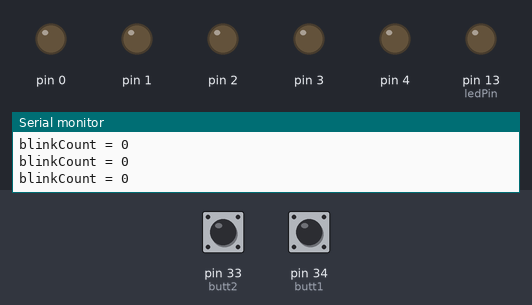
A sketch run on a simulated Teensy 3. Shown: output pins drawn as LEDs (lit = HIGH), the last lines printed to the serial monitor. Inputs (shaded band) come from the test bench; at power-on: pin 33 (butt2) LOW, pin 34 (butt1) LOW.

Above: at 1.2 s.
1.3 s: pin 33 (butt2) pulled HIGH for 0.15 s
At 1.4 s:
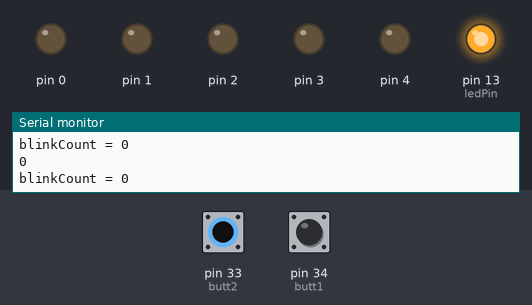
3.0 s: pin 33 (butt2) pulled HIGH for 3.2 s
At 7.5 s:
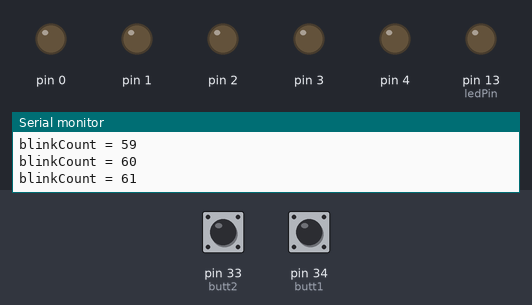
Timing chart, 0 to 9.0 s (numbered marks = the images above; inputs shaded):
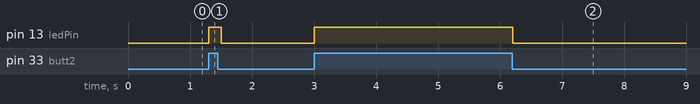

Measured:
- after the input at 1.3 s, pin 13 (ledPin): LOW → HIGH at once, → LOW 0.20 s later
- after the input at 3.0 s, pin 13 (ledPin): LOW → HIGH at once, → LOW 3.2 s later

The sketch:

DrinkRobotV0_3.ino
```cpp
/*
	Name:		DrinkRobotV0.3.ino
	Created:	8/18/18
	Author:		jon
	Note:		Timer interrupt for drink robot
*/
/*
	*******Need to Change Notes***********
	-Create a header file for the defines of pins and recipe values
	-Possibly change everything to 2 structures for the 2 possible button presses
	-Better organize the code
	*********** Goals ***************
	Determine the ratio of the recipe and determine the time for the pumps to run
	Divide that recipe by some amount and only dispence that amount in a given timer interrupt interval
	Loop this sequence of steps until the button is no longer pressed
	In the loop compare timer count to recipe values and turn off motors when timer counter value is greater than
	When the button is released stop the pumps when the ratio has been met
	The timer will be cleared of the counter value every time the master count has been met
*/

#include <TimerThree.h>
#include <TimerOne.h>
#include <TimeLib.h>
#include <Time.h>

IntervalTimer myTimer;
#define ingTime1 = 100;
#define ingTime2 = 100;
#define ingTime3 = 100;
#define ingTime4 = 100;
#define ingTime5 = 100;


#define ledPin 13
unsigned int drink1[2] = { 100, 100 };
unsigned int drink2[3] = { 100, 100, 100};
unsigned int pumpPin[5] = {39,38,37,36,35};
unsigned int blinkCopy;  // holds a copy of the blinkCount
int butt1 = 34;
int butt2 = 33;
bool recipe1 = true;
bool recipe2 = true;
bool recipeButton1 = false;
bool recipeButton2 = false;


void pumps(unsigned int blinkCopy);

void setup()
{
	pinMode(ledPin, OUTPUT);
	pinMode(butt1, INPUT);
	pinMode(butt2, INPUT);

	for(int i=0; i < 5; i++)//***change 5 to have the length of the array****
	{
		pinMode(i, OUTPUT);
	}
	Serial.begin(115200);

}

int ledState = LOW;
volatile unsigned long masterCount = 0;
volatile unsigned long masterTimeReset = 100;

void blinkLED() {
	if (masterCount != masterTimeReset)
	{
		masterCount++;
	}
	else
	{
		masterCount = 0;
	}


}

void loop()
{
	recipeButton1 = digitalRead(butt1);
	recipeButton2 = digitalRead(butt2);

	if (!recipeButton1 != !recipeButton2) //Prevent 2 buttons being pressed at the same time
	{
		myTimer.begin(blinkLED, 100000); //Turn on the timer for the counter

		if (recipeButton1 != HIGH)
		{
			recipe1 = false;
			Serial.println(recipeButton1);
			digitalWrite(ledPin, HIGH);
		}


		if (recipeButton2)recipe2 = false;
	}else
		{
			digitalWrite(ledPin, LOW);
		}


	noInterrupts();
	blinkCopy = masterCount;
	interrupts();
	pumps(blinkCopy);
	Serial.print("blinkCount = ");
	Serial.println(blinkCopy);
	delay(100);
}

void pumps(unsigned int blinkCopy)
{
	if(blinkCopy != drink1[0])
	{
		//Serial.println("hello");
		digitalWrite(pumpPin[0], HIGH);
	}
	if (blinkCopy != drink1[1])
	{
		//Serial.println("hello");
		digitalWrite(pumpPin[1], HIGH);
	}

}
```
